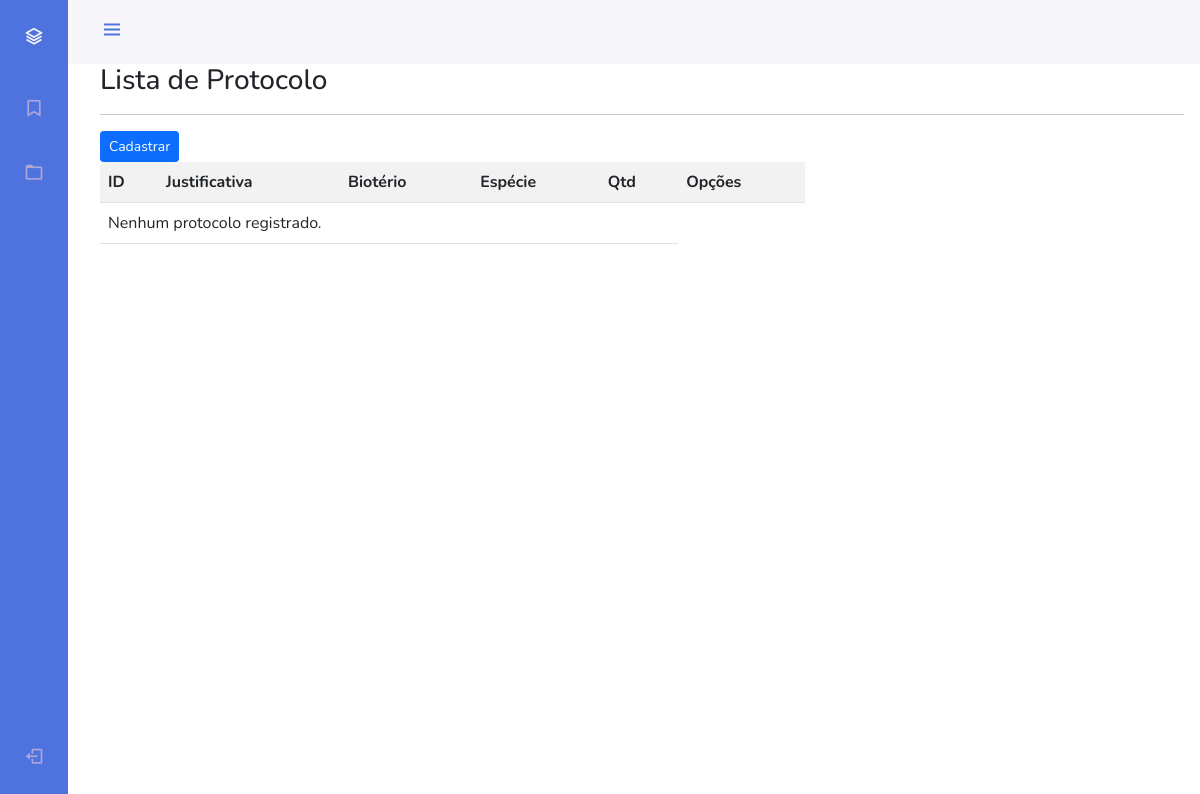
Before: /lista/protocolo/ (signed in) with the older database file.
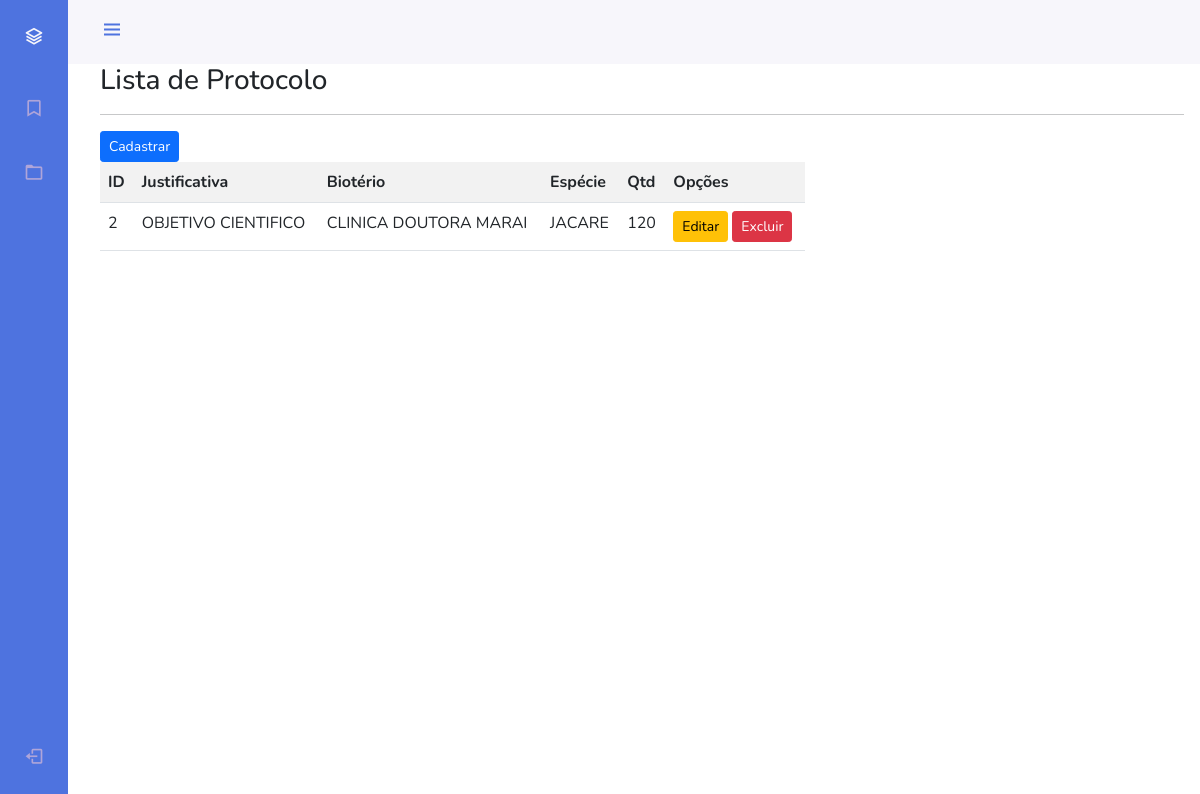
After: the same page with the newer database file.
### Pesquisador/models.py (models this page shows, shortened)
class Protocolo(models.Model):
    STATUS_CHOICES = [
    ('AP', 'APROVADO'),
    ('RE', 'REPROVADO'),
    ('PE', 'PENDENTE'),
]
    titulo_protocolo = models.CharField('Titulo', max_length=100, null=True)
    justificativa = models.CharField('Justificativa',max_length=100)
    bioterio = models.ForeignKey(Bioterio, on_delete=models.CASCADE, null=True)
    resumo = models.TextField("Resumo em Português")
    resumo_en = models.TextField("Resumo em Inglês")
    data_inicio = models.DateField("Data de Início")
    data_termino = models.DateField("Data de Termino")
    especie = models.CharField("Espécie", max_length=50)
    quantidade = models.IntegerField()
    status = models.CharField(max_length=2, choices=STATUS_CHOICES, default='PE', blank=True)

class Bioterio(models.Model):
    nome_bioterio = models.CharField('Bioterio', max_length=100)
    cnpj = models.CharField('CNPJ', max_length=100)
    rua = models.CharField('Rua', max_length=100)
    numero = models.CharField('Número', max_length=100)
    bairro = models.CharField('Bairro', max_length=100)
    cidade = models.CharField('Municipio', max_length=100)
    estado = models.CharField('Estado', max_length=100)
    def __str__(self):
        return self.nome_bioterio

### Pesquisador/views.py (the view)
# urls.py: path('lista/protocolo/', views.ProtocoloList.as_view(), name="lista-protocolo"),
class ProtocoloList(ListView):
    model = Protocolo
    template_name = 'pesquisador/lista-protocolo.html'

### template/pesquisador/lista-protocolo.html (shortened to what this page needs)
{% extends 'model-page.html'%}
{% load static %}
{% load crispy_forms_tags %}
{% block conteudo %}
{% if request.user.groups.all.0.name == "Pesquisador" %}
<h3>Lista de Protocolo</h3>
<hr>
<a href="{% url 'cadastrar-protocolo' %}" class="btn btn-primary btn-sm">Cadastrar</a>
<div class="table-responsive">
    <table class="table table-striped">
        <tr>
            <th>ID</th>
            <th>Justificativa</th>
            <th>Biotério</th>
            <th>Espécie</th>
            <th>Qtd</th>
            <th>Opções</th>
        </tr>
        {% for protocolo in object_list %}
        <tr>
            <td>{{ protocolo.id }}</td>
            <td>{{ protocolo.justificativa }}</td>
            <td>{{ protocolo.bioterio }}</td>
            <td>{{ protocolo.especie }}</td>
            <td>{{ protocolo.quantidade }}</td>
            <td>
             <a href="{% url 'editar-protocolo' protocolo.pk %}" class="btn btn-warning btn-sm" >Editar</a>
             <a href="{% url 'excluir-protocolo' protocolo.pk %}" class="btn btn-danger btn-sm" >Excluir</a>
            </td>
        </tr>
        {% empty %}
        <tr>
            <td colspan="5">Nenhum protocolo registrado.</td>
        </tr>
        {% endfor %}
    </table>
</div>
{% else %}
    <a href="{% url 'logout' %}" class="btn btn-primary" >Logout</a>
    <hr>
    <h2>Você não tem permissão por favor faça o login como Pesquisador</h2>
{% endif %}
{% endblock %}

Changed rows visible on the page:
added Protocolo: id "2", justificativa "OBJETIVO CIENTIFICO", bioterio "CLINICA DOUTORA MARAI", especie "JACARE", quantidade "120"
Other visible differences:
text no longer shown: "Nenhum protocolo registrado."
